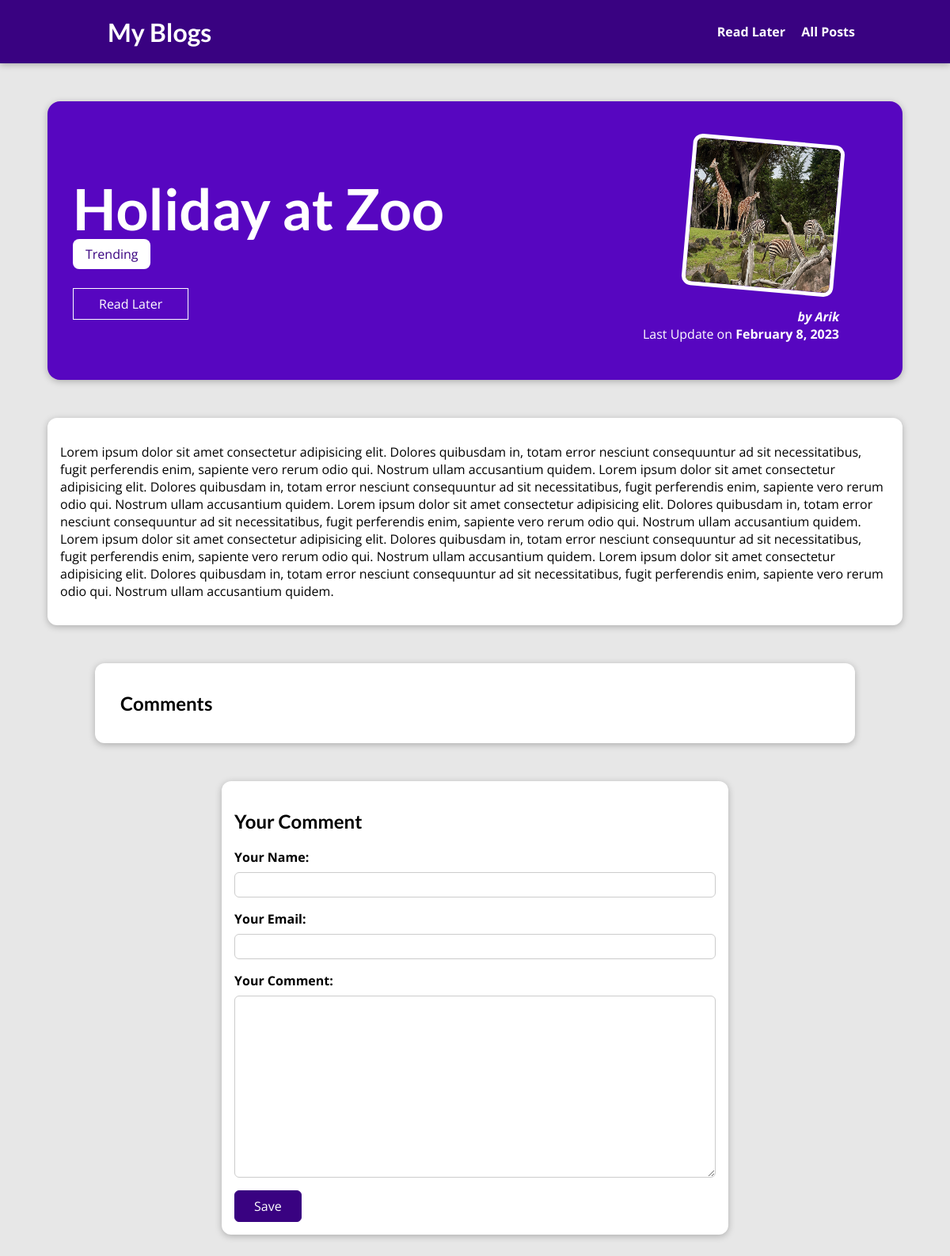
/blog/posts/holiday-at-zoo, run on the app's committed database.
### blog/models.py (models this page shows, shortened)
class Post(models.Model):
    title = models.CharField(max_length=150, null=True)
    excerpt = models.CharField(max_length=50, null=True)
    author = models.ForeignKey(Author, on_delete=models.SET_NULL, null=True, related_name='posts')
    image = models.ImageField(upload_to="posts", null=True)
    date = models.DateField(auto_now=True, null=True)
    slug = models.SlugField(unique=True, db_index=True)
    content = models.TextField(validators=[MinLengthValidator(10)], null=True)
    tags = models.ManyToManyField(Tag)

class Tag(models.Model):
    caption = models.CharField(max_length=50, null=True)

class Author(models.Model):
    first_name = models.CharField(max_length=100, default='FIRST NAME')
    last_name = models.CharField(max_length=100, default='LAST NAME')
    email = models.EmailField(default='SOME STRING')
    def __str__(self):
        return f"{self.first_name}"

### blog/views.py (the view, shortened to what this page needs)
# urls.py: path('posts/<slug:slug>', views.SinglePostView.as_view(), name='posts-detail-page'), # /posts/my-first-page
class SinglePostView(View):
    def is_saved_for_later(self, request, post_id):
        stored_posts = request.session.get("stored_posts")  # get session for read later
        if stored_posts is None:
            is_saved_for_later = False
        else:
            is_saved_for_later = post_id in stored_posts
        return is_saved_for_later
    def get(self, request, slug):
        post = Post.objects.get(slug=slug)                  # get by slug
        context = {                                         # context untuk parsing ke view
            "post": post,
            "post_tag": post.tags.all(),
            "comment_form": CommentForm(),
            "comments": post.comments.all().order_by("-id"),
            "saved_for_later": self.is_saved_for_later(request, post.id)
        }
        return render(request, "blog/posts-details.html", context)      # return context disini

### blog/forms.py
class CommentForm(forms.ModelForm):
    class Meta:
        model = Comment
        exclude = ["post"]       # select all attribute in comment model except this one
        labels = {
            "user_name": "Your Name",
            "user_email": "Your Email",
            "text": "Your Comment"
        }

### blog/templates/blog/posts-details.html (shortened to what this page needs)
{% extends 'base.html' %}
{% load static %}
{% block css_files %}
    <link rel="stylesheet" href="{% static 'blog/posts-detail.css' %}">
{% endblock css_files %}
{% block content %}
    <section id="summary">
        <h2>{{ post.title }}</h2>
        <div>
            {% for tag in post_tag %}
                <span class="tag">{{ tag.caption }}</span>
            {% endfor %}
        </div>
        <div id="read-later">
            <form action="{% url 'read-later' %}" method="POST">
                <button>
                    {% if saved_for_later %}
                        Remove from "Read Later"
                    {% else %}
                        Read Later
                    {% endif %}
                </button>
            </form>
        </div>
        <article>
            <img src="{{ post.image.url }}" alt="{{ post.title }}">
            <address>by {{ post.author }}</address>
            <div>
                Last Update on <time>{{ post.date|date:"F j, Y"}}</time>
            </div>
        </article>
    </section>
    <main>
        <p>
            {{ post.content }}
        </p>
    </main>
    <section id="comments">
        <ul>
            <h1>Comments</h1>
        </ul>
    </section>
    <section id="comment-form">
        <h2>Your Comment</h2>
        <form method="POST">
            {% for form_fields in comment_form %}
                <div class="form-control">
                    {{ form_fields.label_tag }}
                    {{ form_fields }}
                </div>
            {% endfor %}
            <button>Save</button>
        </form>
    </section>
{% endblock content %}

### static/app.css (style rules this page uses)
* { box-sizing: border-box; }
html { font-family: 'Open Sans', 'Lato', sans-serif; }
body { margin: 0; }
h1, h2, h3 { font-family: 'Lato', sans-serif; font-weight: bold; }

### blog/static/blog/posts-detail.css (style rules this page uses)
body { background-color: #e7e7e7; }
#summary { margin: 8rem auto 3rem auto; padding: 2rem; width: 90%; max-width: 90rem; border-radius: 16px; background-color: #5706c0; position: relative; box-shadow: 0 2px 8px rgba(0, 0, 0, 0.25); height: 22rem; }
#summary h2 { color: white; font-size: 4.5rem; margin-bottom: 0.25rem; }
#summary article { position: absolute; top: 2rem; right: 3rem; padding: 1rem 2rem; border-radius: 12px; text-align: right; color: white; }
#summary article img { width: 12rem; height: 12rem; border-radius: 12px; transform: rotateZ(5deg); border: 5px solid white; margin-bottom: 1rem; }
#summary address { font-weight: bold; }
#summary time { font-weight: bold; }
#read-later { margin: 2rem 0; }
#read-later button { background-color: transparent; border: 1px solid white; padding: 0.5rem 2rem; font: inherit; color: white; cursor: pointer; }
main { width: 90%; max-width: 90rem; margin: 3rem auto; background-color: white; padding: 1rem; border-radius: 12px; box-shadow: 0 2px 8px rgba(0, 0, 0, 0.25); }
.tag { background-color: white; color: #390281; padding: 0.5rem 1rem; border-radius: 8px; }
#comment-form { margin: 3rem auto; width: 90%; max-width: 40rem; border-radius: 12px; background-color: white; box-shadow: 0 2px 8px rgba(0, 0, 0, 0.25); padding: 1rem; }
#comment-form button { font: inherit; background-color: #390281; color: white; border: 1px solid #390281; padding: 0.5rem 1.5rem; border-radius: 6px; cursor: pointer; }
.form-control { margin-bottom: 1rem; }
.form-control label { font-weight: bold; margin-bottom: 0.5rem; display: block; }
.form-control input, .form-control textarea { display: block; width: 100%; font: inherit; padding: 0.25rem; border-radius: 6px; border: 1px solid #ccc; }
#comments { margin: 3rem auto; width: 90%; max-width: 60rem; border-radius: 12px; background-color: white; box-shadow: 0 2px 8px rgba(0, 0, 0, 0.25); padding: 1rem 2rem; }
#comments ul { list-style: none; margin: 0; padding: 0; }

### data on the page
Post: title "Holiday at Zoo", image (picture), author "Arik", date "February 8, 2023", content "Lorem ipsum dolor sit amet consectetur adipisicing elit. Dolores quibusdam in, totam error nesciunt consequuntur ad sit necessitatibus, fugit perferendis enim, sapiente vero rerum odio qui. Nostrum ullam accusantium quidem. Lorem ipsum dolor sit amet consectetur adipisicing elit. Dolores quibusdam in, totam error nesciunt consequuntur ad sit necessitatibus, fugit perferendis enim, sapiente vero rerum odio qui. Nostrum ullam accusantium quidem. Lorem ipsum dolor sit amet consectetur adipisicing elit. Dolores quibusdam in, totam error nesciunt consequuntur ad sit necessitatibus, fugit perferendis enim, sapiente vero rerum odio qui. Nostrum ullam accusantium quidem. Lorem ipsum dolor sit amet…"
Tag: caption "Trending"
